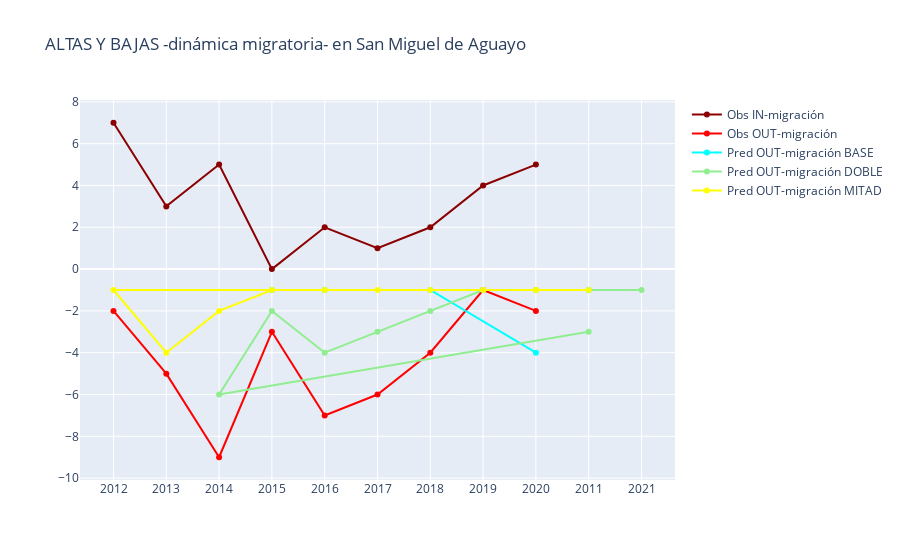

Notebook cell for this chart:
### Code cell
plotter(df_18_in, df_18_out,
        df_19_in, df_19_out,
        df_20_in, df_20_out,
        "39070", "San Miguel de Aguayo")

### Figure 1 — Plotly figure (JSON) as saved in the notebook; plotly's stock layout.template omitted (floating-point values rounded to 4 significant figures)
{"data": [{"marker": {"color": "darkred"}, "mode": "lines+markers", "name": "Obs IN-migración", "showlegend": true, "type": "scatter", "x": ["2012", "2013", "2014", "2015", "2016", "2017", "2018", "2019", "2020"], "y": [7, 3, 5, 0, 2, 1, 2, 4, 5]}, {"marker": {"color": "red"}, "mode": "lines+markers", "name": "Obs OUT-migración", "showlegend": true, "type": "scatter", "x": ["2012", "2013", "2014", "2015", "2016", "2017", "2018", "2019", "2020"], "y": [-2, -5, -9, -3, -7, -6, -4, -1, -2]}, {"marker": {"color": "blue"}, "mode": "lines+markers", "name": "Pred IN-migración BASE", "showlegend": true, "type": "scatter", "x": [], "y": []}, {"marker": {"color": "cyan"}, "mode": "lines+markers", "name": "Pred OUT-migración BASE", "showlegend": true, "type": "scatter", "x": [2011, 2015, 2016, 2018, 2020], "y": [-1, -1, -1, -1, -4]}, {"marker": {"color": "green"}, "mode": "lines+markers", "name": "Pred IN-migración DOBLE", "showlegend": true, "type": "scatter", "x": [], "y": []}, {"marker": {"color": "lightgreen"}, "mode": "lines+markers", "name": "Pred OUT-migración DOBLE", "showlegend": true, "type": "scatter", "x": [2011, 2014, 2015, 2016, 2017, 2018, 2019, 2020, 2021], "y": [-3, -6, -2, -4, -3, -2, -1, -1, -1]}, {"marker": {"color": "gold"}, "mode": "lines+markers", "name": "Pred IN-migración MITAD", "showlegend": true, "type": "scatter", "x": [], "y": []}, {"marker": {"color": "yellow"}, "mode": "lines+markers", "name": "Pred OUT-migración MITAD", "showlegend": true, "type": "scatter", "x": [2011, 2012, 2013, 2014, 2015, 2016, 2017, 2018, 2019, 2020], "y": [-1, -1, -4, -2, -1, -1, -1, -1, -1, -1]}], "layout": {"title": {"text": "ALTAS Y BAJAS -dinámica migratoria- en San Miguel de Aguayo"}}}
